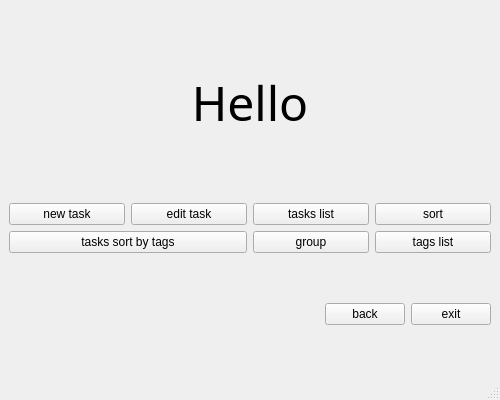
<?xml version="1.0" encoding="UTF-8"?>
<ui version="4.0">
 <class>MainWindow</class>
 <widget class="QMainWindow" name="MainWindow">
  <property name="geometry">
   <rect>
    <x>0</x>
    <y>0</y>
    <width>500</width>
    <height>400</height>
   </rect>
  </property>
  <property name="windowTitle">
   <string>MainWindow</string>
  </property>
  <widget class="QWidget" name="centralwidget">
   <layout class="QVBoxLayout" name="verticalLayout">
    <item>
     <widget class="QLabel" name="label">
      <property name="maximumSize">
       <size>
        <width>16777215</width>
        <height>100</height>
       </size>
      </property>
      <property name="font">
       <font>
        <family>Stencil</family>
        <pointsize>48</pointsize>
       </font>
      </property>
      <property name="text">
       <string>&lt;html&gt;&lt;head/&gt;&lt;body&gt;&lt;p align=&quot;center&quot;&gt;&lt;span style=&quot; font-size:36pt;&quot;&gt;Hello&lt;/span&gt;&lt;/p&gt;&lt;/body&gt;&lt;/html&gt;</string>
      </property>
     </widget>
    </item>
    <item>
     <layout class="QGridLayout" name="gridLayout">
      <item row="1" column="0" colspan="2">
       <widget class="QPushButton" name="tasks_sort_by_tags">
        <property name="text">
         <string>tasks sort by tags</string>
        </property>
       </widget>
      </item>
      <item row="0" column="1">
       <widget class="QPushButton" name="edit_task">
        <property name="text">
         <string>edit task</string>
        </property>
       </widget>
      </item>
      <item row="0" column="0">
       <widget class="QPushButton" name="new_task">
        <property name="text">
         <string>new task</string>
        </property>
       </widget>
      </item>
      <item row="1" column="4">
       <widget class="QPushButton" name="tags_list">
        <property name="text">
         <string>tags list</string>
        </property>
       </widget>
      </item>
      <item row="0" column="2">
       <widget class="QPushButton" name="tasks_list">
        <property name="text">
         <string>tasks list</string>
        </property>
       </widget>
      </item>
      <item row="0" column="4">
       <widget class="QPushButton" name="sort">
        <property name="text">
         <string>sort</string>
        </property>
       </widget>
      </item>
      <item row="1" column="2">
       <widget class="QPushButton" name="group">
        <property name="text">
         <string>group</string>
        </property>
       </widget>
      </item>
     </layout>
    </item>
    <item>
     <layout class="QHBoxLayout" name="horizontalLayout_6">
      <item>
       <spacer name="horizontalSpacer_2">
        <property name="orientation">
         <enum>Qt::Horizontal</enum>
        </property>
        <property name="sizeHint" stdset="0">
         <size>
          <width>40</width>
          <height>20</height>
         </size>
        </property>
       </spacer>
      </item>
      <item>
       <spacer name="horizontalSpacer">
        <property name="orientation">
         <enum>Qt::Horizontal</enum>
        </property>
        <property name="sizeHint" stdset="0">
         <size>
          <width>40</width>
          <height>20</height>
         </size>
        </property>
       </spacer>
      </item>
      <item>
       <spacer name="horizontalSpacer_8">
        <property name="orientation">
         <enum>Qt::Horizontal</enum>
        </property>
        <property name="sizeHint" stdset="0">
         <size>
          <width>40</width>
          <height>20</height>
         </size>
        </property>
       </spacer>
      </item>
      <item>
       <spacer name="horizontalSpacer_3">
        <property name="orientation">
         <enum>Qt::Horizontal</enum>
        </property>
        <property name="sizeHint" stdset="0">
         <size>
          <width>40</width>
          <height>20</height>
         </size>
        </property>
       </spacer>
      </item>
      <item>
       <widget class="QPushButton" name="back">
        <property name="text">
         <string>back</string>
        </property>
       </widget>
      </item>
      <item>
       <widget class="QPushButton" name="exit">
        <property name="text">
         <string>exit</string>
        </property>
       </widget>
      </item>
     </layout>
    </item>
   </layout>
  </widget>
  <widget class="QMenuBar" name="menubar">
   <property name="geometry">
    <rect>
     <x>0</x>
     <y>0</y>
     <width>500</width>
     <height>22</height>
    </rect>
   </property>
  </widget>
  <widget class="QStatusBar" name="statusbar"/>
 </widget>
 <resources/>
 <connections/>
</ui>
